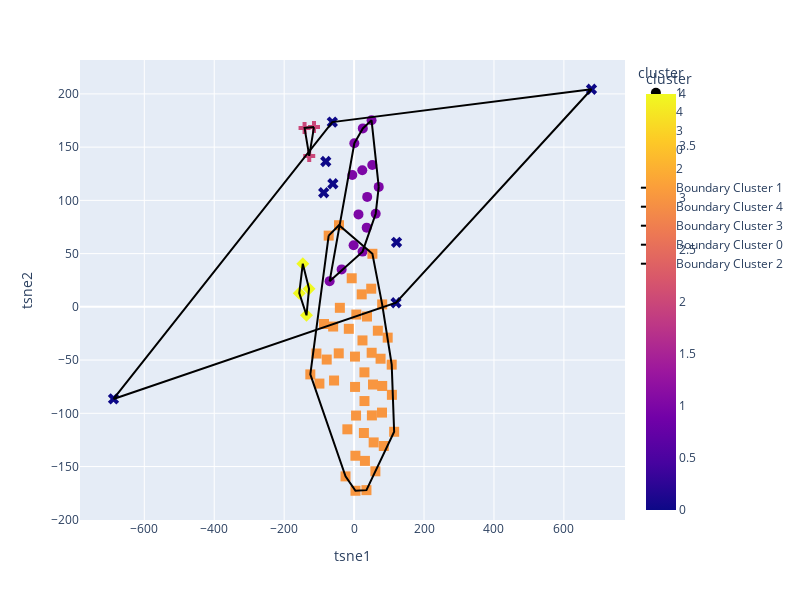

The notebook cell saved with this chart:
### Code cell
twoD_data_creation_with_boundaries(labels, scaled_data)

### Figure 1 — Plotly figure (JSON) as saved in the notebook; plotly's stock layout.template omitted (floating-point values rounded to 4 significant figures)
{"data": [{"hovertemplate": "cluster=%{marker.color}<br>tsne1=%{x}<br>tsne2=%{y}<extra></extra>", "legendgroup": "1", "marker": {"color": [1, 1, 1, 1, 1, 1, 1, 1, 1, 1, 1, 1, 1, 1, 1], "coloraxis": "coloraxis", "size": 10, "symbol": "circle"}, "mode": "markers", "name": "1", "orientation": "v", "showlegend": true, "type": "scatter", "x": [49.96, 24.95, 12.58, -1.372, 70.46, 36.06, -35.65, 23.45, 37.5, 61.76, 51.97, -5.119, 0.6597, -69.98, 24.24], "xaxis": "x", "y": [175.2, 167.6, 86.81, 57.92, 112.7, 74.37, 35.15, 128.3, 103.3, 87.46, 133.2, 123.9, 153.6, 24.12, 51.86], "yaxis": "y"}, {"hovertemplate": "cluster=%{marker.color}<br>tsne1=%{x}<br>tsne2=%{y}<extra></extra>", "legendgroup": "4", "marker": {"color": [4, 4, 4, 4], "coloraxis": "coloraxis", "size": 10, "symbol": "diamond"}, "mode": "markers", "name": "4", "orientation": "v", "showlegend": true, "type": "scatter", "x": [-146.7, -136.1, -156.8, -128.9], "xaxis": "x", "y": [40.51, -7.939, 12.83, 16.9], "yaxis": "y"}, {"hovertemplate": "cluster=%{marker.color}<br>tsne1=%{x}<br>tsne2=%{y}<extra></extra>", "legendgroup": "3", "marker": {"color": [3, 3, 3, 3, 3, 3, 3, 3, 3, 3, 3, 3, 3, 3, 3, 3, 3, 3, 3, 3, 3, 3, 3, 3, 3, 3, 3, 3, 3, 3, 3, 3, 3, 3, 3, 3, 3, 3, 3, 3, 3, 3, 3, 3, 3, 3], "coloraxis": "coloraxis", "size": 10, "symbol": "square"}, "mode": "markers", "name": "3", "orientation": "v", "showlegend": true, "type": "scatter", "x": [-19.23, 21.74, 36.86, 3.917, 67.94, 80.29, 60.88, -40.68, -24.5, 84.86, 79.83, 6.403, 107.6, 50.91, -72.67, 30.99, 55.98, 48.99, 35.37, 29.54, -78.3, 23.99, 2.694, 75.76, 29.66, -43.12, 52.34, 2.513, -6.834, -43.87, 5.601, -15.08, 3.782, 96.08, 80.4, 28.08, 54.11, -99.2, -85.99, -59.88, -107.8, 50.26, -125.2, -57.26, 108.1, 114.6], "xaxis": "x", "y": [-115.0, 11.7, -9.095, -172.7, -22.41, 2.268, -154.5, -0.9101, -159.3, -130.7, -99.33, -7.229, -54.28, -102.0, 66.89, -144.7, -127.3, 17.05, -172.2, -61.53, -49.51, -31.55, -75.23, -48.73, -88.49, 76.68, 49.83, -46.74, 26.82, -43.69, -102.1, -20.64, -139.9, -28.93, -74.31, -118.5, -72.95, -72.08, -16.13, -18.5, -43.83, -43.14, -63.45, -69.2, -82.66, -117.3], "yaxis": "y"}, {"hovertemplate": "cluster=%{marker.color}<br>tsne1=%{x}<br>tsne2=%{y}<extra></extra>", "legendgroup": "0", "marker": {"color": [0, 0, 0, 0, 0, 0, 0, 0], "coloraxis": "coloraxis", "size": 10, "symbol": "x"}, "mode": "markers", "name": "0", "orientation": "v", "showlegend": true, "type": "scatter", "x": [-80.99, 679.0, 121.5, -86.95, 119.9, -688.1, -62.29, -60.75], "xaxis": "x", "y": [136.5, 204.4, 60.62, 107.1, 3.849, -86.52, 173.5, 115.6], "yaxis": "y"}, {"hovertemplate": "cluster=%{marker.color}<br>tsne1=%{x}<br>tsne2=%{y}<extra></extra>", "legendgroup": "2", "marker": {"color": [2, 2, 2], "coloraxis": "coloraxis", "size": 10, "symbol": "cross"}, "mode": "markers", "name": "2", "orientation": "v", "showlegend": true, "type": "scatter", "x": [-114.7, -128.3, -141.7], "xaxis": "x", "y": [168.8, 141.8, 168.0], "yaxis": "y"}, {"line": {"color": "black"}, "mode": "lines", "name": "Boundary Cluster 1", "type": "scatter", "x": [70.46, 49.96, 24.95, 0.6597, -69.98, 24.24, 61.76, 70.46], "y": [112.7, 175.2, 167.6, 153.6, 24.12, 51.86, 87.46, 112.7]}, {"line": {"color": "black"}, "mode": "lines", "name": "Boundary Cluster 4", "type": "scatter", "x": [-146.7, -156.8, -136.1, -128.9, -146.7], "y": [40.51, 12.83, -7.939, 16.9, 40.51]}, {"line": {"color": "black"}, "mode": "lines", "name": "Boundary Cluster 3", "type": "scatter", "x": [-72.67, -125.2, -24.5, 3.917, 35.37, 114.6, 107.6, 96.08, 80.29, 52.34, -43.12, -72.67], "y": [66.89, -63.45, -159.3, -172.7, -172.2, -117.3, -54.28, -28.93, 2.268, 49.83, 76.68, 66.89]}, {"line": {"color": "black"}, "mode": "lines", "name": "Boundary Cluster 0", "type": "scatter", "x": [-688.1, 119.9, 679.0, -62.29, -688.1], "y": [-86.52, 3.849, 204.4, 173.5, -86.52]}, {"line": {"color": "black"}, "mode": "lines", "name": "Boundary Cluster 2", "type": "scatter", "x": [-114.7, -141.7, -128.3, -114.7], "y": [168.8, 168.0, 141.8, 168.8]}], "layout": {"coloraxis": {"colorbar": {"title": {"text": "cluster"}}, "colorscale": [[0, "#0d0887"], [0.1111, "#46039f"], [0.2222, "#7201a8"], [0.3333, "#9c179e"], [0.4444, "#bd3786"], [0.5556, "#d8576b"], [0.6667, "#ed7953"], [0.7778, "#fb9f3a"], [0.8889, "#fdca26"], [1, "#f0f921"]]}, "height": 600, "legend": {"title": {"text": "cluster"}, "tracegroupgap": 0}, "margin": {"t": 60}, "width": 800, "xaxis": {"anchor": "y", "domain": [0, 1], "title": {"text": "tsne1"}}, "yaxis": {"anchor": "x", "domain": [0, 1], "title": {"text": "tsne2"}}}}
